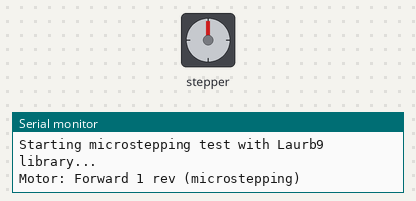
Simulated run of this sketch. Board: ESP8266 (NodeMCU). Parts: stepper motor, the last lines printed to the serial monitor. Stepper angles assume 3200 steps per turn.

Above: at 0.17 s.
At 7.41 s:
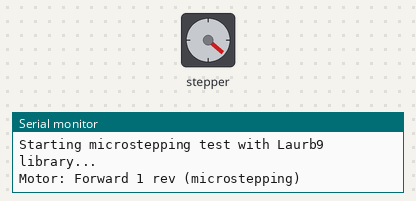
At 14.95 s:
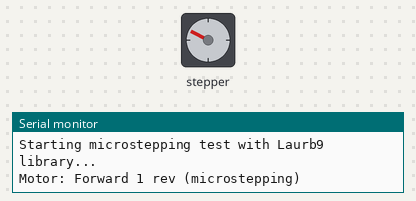
At 32.7 s:
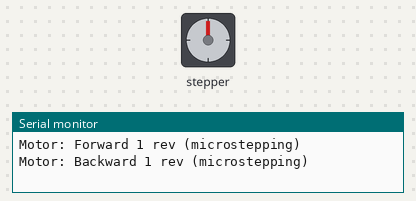
Timing chart, 0 to 40.0 s (numbered marks = the images above):
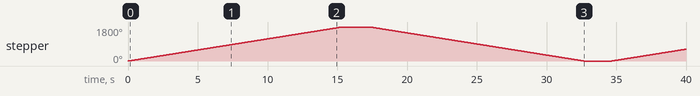

The sketch:

Single_Test.ino
```cpp
#include <Arduino.h>
#include "A4988.h"

// === Motor 1 Pin Definitions ===
const int stepPin1 = D1;
const int dirPin1  = D0;
const int ms1_1    = D8;
const int ms2_1    = D7;
const int ms3_1    = D6;

// === Shared Control Pin ===
const int sleepPin = D5; // Tied to RESET and SLEEP

// === Motor Settings ===
const int stepsPerRev = 200;
const int microsteps = 16;
const int RPM = 20;

A4988 stepper1(stepsPerRev, dirPin1, stepPin1, ms1_1, ms2_1, ms3_1);

void setup() {
  Serial.begin(9600);

  pinMode(sleepPin, OUTPUT);
  digitalWrite(sleepPin, HIGH); // Wake up driver

  stepper1.begin(RPM, microsteps);

  Serial.println("Starting microstepping test with Laurb9 library...");
}

void loop() {
  Serial.println("Motor: Forward 1 rev (microstepping)");
  stepWithYield(stepsPerRev * microsteps); // Forward
  delay(2000);

  Serial.println("Motor: Backward 1 rev (microstepping)");
  stepWithYield(-(stepsPerRev * microsteps)); // Backward
  delay(2000);
}

// === Custom stepping function with yield ===
void stepWithYield(long steps) {
  long stepsRemaining = abs(steps);
  int stepDirection = (steps > 0) ? 1 : -1;

  for (long i = 0; i < stepsRemaining; i++) {
    stepper1.move(5*stepDirection);
    yield(); // Prevent ESP8266 watchdog reset
  }
}
```

Measured:
- by itself, stepper: turns 1800° clockwise in 15.3 s, then 1800° counter-clockwise in 15.3 s, then 625° clockwise in 5.3 s
